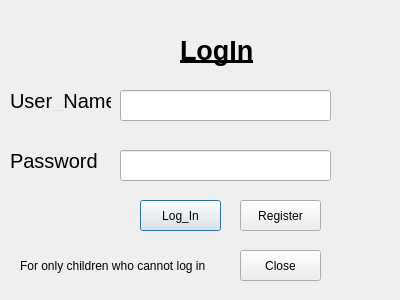
<?xml version="1.0" encoding="UTF-8"?>
<ui version="4.0">
 <class>Login_page</class>
 <widget class="QDialog" name="Login_page">
  <property name="geometry">
   <rect>
    <x>0</x>
    <y>0</y>
    <width>400</width>
    <height>300</height>
   </rect>
  </property>
  <property name="font">
   <font>
    <italic>false</italic>
    <bold>true</bold>
    <underline>true</underline>
    <strikeout>false</strikeout>
   </font>
  </property>
  <property name="windowTitle">
   <string>Dialog</string>
  </property>
  <widget class="QLabel" name="label">
   <property name="geometry">
    <rect>
     <x>180</x>
     <y>30</y>
     <width>171</width>
     <height>41</height>
    </rect>
   </property>
   <property name="font">
    <font>
     <pointsize>20</pointsize>
     <italic>false</italic>
     <bold>true</bold>
     <underline>true</underline>
     <strikeout>false</strikeout>
    </font>
   </property>
   <property name="text">
    <string>LogIn</string>
   </property>
  </widget>
  <widget class="QLineEdit" name="username">
   <property name="geometry">
    <rect>
     <x>120</x>
     <y>90</y>
     <width>211</width>
     <height>31</height>
    </rect>
   </property>
   <property name="font">
    <font>
     <italic>false</italic>
     <bold>false</bold>
     <underline>false</underline>
     <strikeout>false</strikeout>
    </font>
   </property>
  </widget>
  <widget class="QLineEdit" name="pass">
   <property name="geometry">
    <rect>
     <x>120</x>
     <y>150</y>
     <width>211</width>
     <height>31</height>
    </rect>
   </property>
   <property name="font">
    <font>
     <italic>false</italic>
     <bold>false</bold>
     <underline>false</underline>
     <strikeout>false</strikeout>
    </font>
   </property>
  </widget>
  <widget class="QLabel" name="label_2">
   <property name="geometry">
    <rect>
     <x>10</x>
     <y>90</y>
     <width>101</width>
     <height>21</height>
    </rect>
   </property>
   <property name="font">
    <font>
     <pointsize>15</pointsize>
     <italic>false</italic>
     <bold>false</bold>
     <underline>false</underline>
     <strikeout>false</strikeout>
    </font>
   </property>
   <property name="text">
    <string>User_Name</string>
   </property>
  </widget>
  <widget class="QLabel" name="label_3">
   <property name="geometry">
    <rect>
     <x>10</x>
     <y>150</y>
     <width>101</width>
     <height>21</height>
    </rect>
   </property>
   <property name="font">
    <font>
     <pointsize>15</pointsize>
     <italic>false</italic>
     <bold>false</bold>
     <underline>false</underline>
     <strikeout>false</strikeout>
    </font>
   </property>
   <property name="text">
    <string>Password</string>
   </property>
  </widget>
  <widget class="QPushButton" name="Log_in_button">
   <property name="geometry">
    <rect>
     <x>140</x>
     <y>200</y>
     <width>81</width>
     <height>31</height>
    </rect>
   </property>
   <property name="font">
    <font>
     <italic>false</italic>
     <bold>false</bold>
     <underline>false</underline>
     <strikeout>false</strikeout>
    </font>
   </property>
   <property name="text">
    <string>Log_In</string>
   </property>
  </widget>
  <widget class="QPushButton" name="pushButton_2">
   <property name="geometry">
    <rect>
     <x>240</x>
     <y>200</y>
     <width>81</width>
     <height>31</height>
    </rect>
   </property>
   <property name="font">
    <font>
     <italic>false</italic>
     <bold>false</bold>
     <underline>false</underline>
     <strikeout>false</strikeout>
    </font>
   </property>
   <property name="text">
    <string>Register</string>
   </property>
  </widget>
  <widget class="QPushButton" name="Log_in_button_2">
   <property name="geometry">
    <rect>
     <x>240</x>
     <y>250</y>
     <width>81</width>
     <height>31</height>
    </rect>
   </property>
   <property name="font">
    <font>
     <italic>false</italic>
     <bold>false</bold>
     <underline>false</underline>
     <strikeout>false</strikeout>
    </font>
   </property>
   <property name="text">
    <string>Close</string>
   </property>
  </widget>
  <widget class="QLabel" name="label_4">
   <property name="geometry">
    <rect>
     <x>20</x>
     <y>250</y>
     <width>201</width>
     <height>31</height>
    </rect>
   </property>
   <property name="font">
    <font>
     <italic>false</italic>
     <bold>false</bold>
     <underline>false</underline>
     <strikeout>false</strikeout>
    </font>
   </property>
   <property name="text">
    <string>For only children who cannot log in</string>
   </property>
  </widget>
 </widget>
 <resources/>
 <connections/>
</ui>
